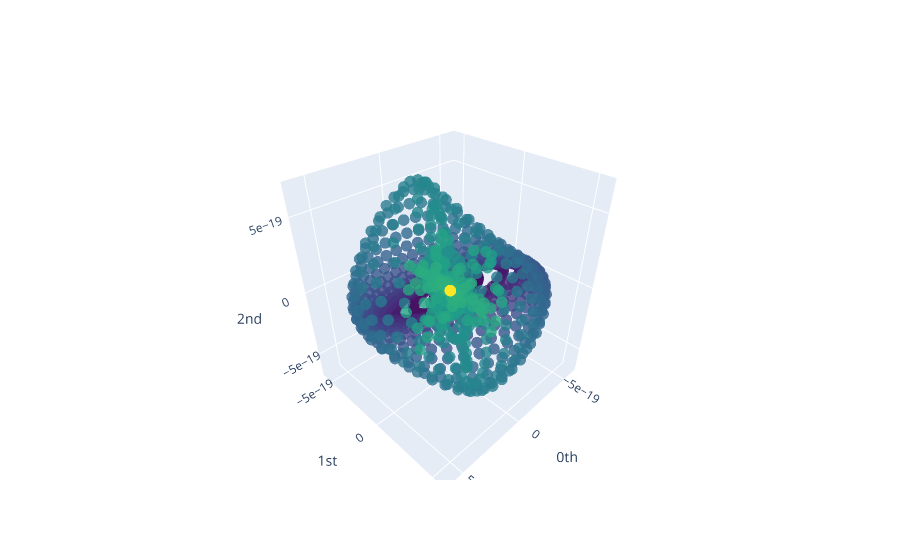

The notebook cell saved with this chart:
### Markdown cell above
We can use PCA to project our high-dimensional space to 3-dimensions for visualisation:

### Code cell
from sklearn.decomposition import PCA
from gtda.plotting import plot_point_cloud

pca = PCA(n_components=3)
y_gw_embedded_pca = pca.fit_transform(y_gw_embedded)

plot_point_cloud(y_gw_embedded_pca)

### Figure 1 — Plotly figure (JSON) as saved in the notebook; plotly's stock layout.template omitted (floating-point values rounded to 4 significant figures; data arrays with more than 128 entries replaced by an {"elided": "..."} marker saying what was removed)
{"data": [{"marker": {"color": {"elided": "1529 int values"}, "colorscale": [[0, "#440154"], [0.1111, "#482878"], [0.2222, "#3e4989"], [0.3333, "#31688e"], [0.4444, "#26828e"], [0.5556, "#1f9e89"], [0.6667, "#35b779"], [0.7778, "#6ece58"], [0.8889, "#b5de2b"], [1, "#fde725"]], "opacity": 0.8, "size": 4}, "mode": "markers", "type": "scatter3d", "x": {"elided": "1529 float values"}, "y": {"elided": "1529 float values"}, "z": {"elided": "1529 float values"}}], "layout": {"scene": {"xaxis": {"exponentformat": "e", "showexponent": "all", "title": {"text": "0th"}, "type": "linear"}, "yaxis": {"exponentformat": "e", "showexponent": "all", "title": {"text": "1st"}, "type": "linear"}, "zaxis": {"exponentformat": "e", "showexponent": "all", "title": {"text": "2nd"}, "type": "linear"}}}}
